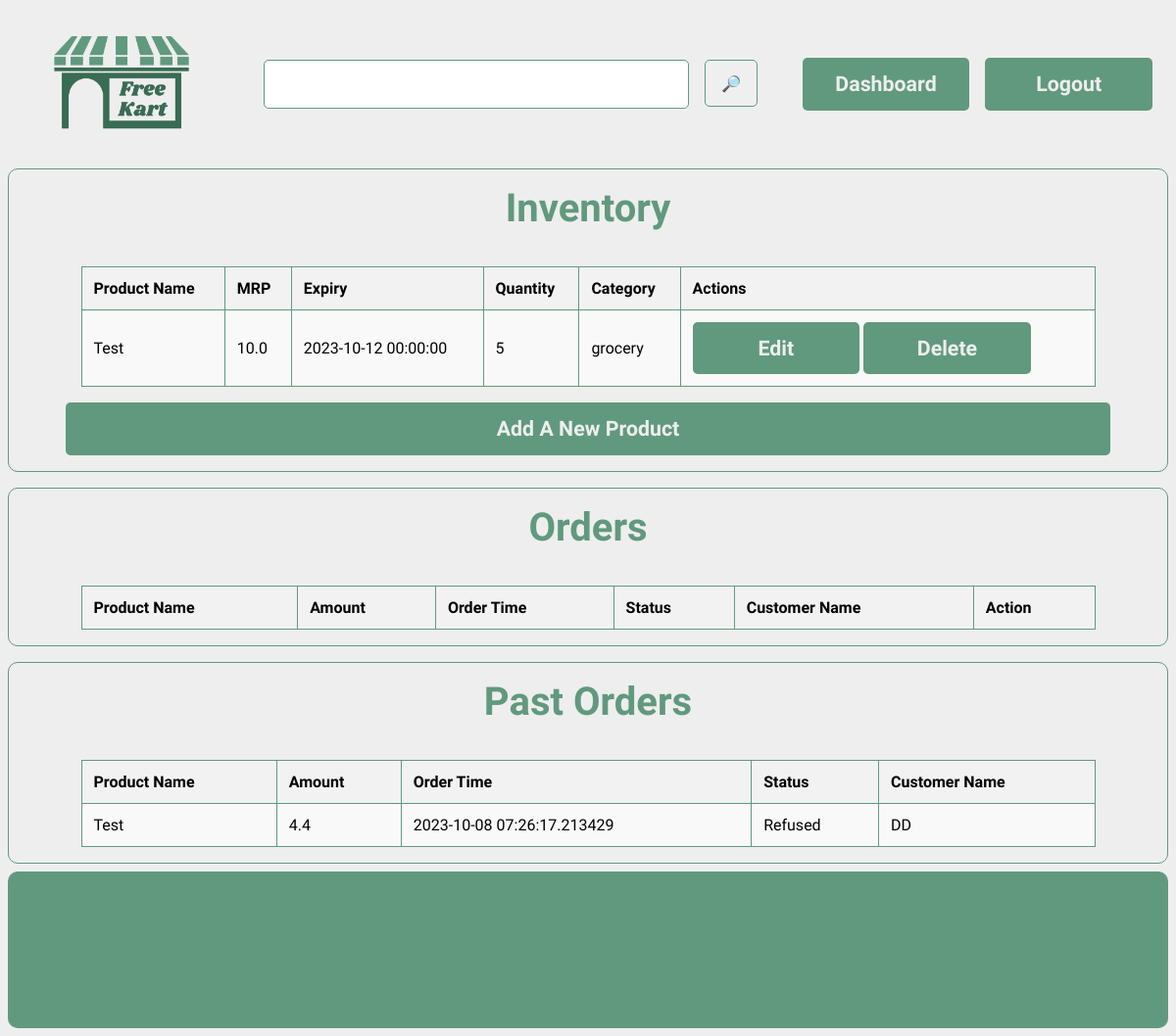
Screenshot of /dashboard/ (signed in) with the database file from the repository.
### models.py (models this page shows, shortened)
class Product(db.Model):
    __tablename__ = "products"
    id = db.Column(db.Integer, primary_key=True, autoincrement=True)
    expiry = db.Column(db.DateTime, nullable=False)
    pic = db.Column(db.String(50), nullable=False, default="")
    name = db.Column(db.String(50), nullable=False)
    quantity = db.Column(db.Integer, nullable=False)
    price = db.Column(db.Float, nullable=False)
    category = db.Column(db.String(25), nullable=False)
    seller_id = db.Column(db.Integer, db.ForeignKey('sellers.id'), nullable=False)

class Order(db.Model):
    __tablename__ = "orders"
    id = db.Column(db.Integer, primary_key=True, autoincrement=True)
    quantity = db.Column(db.Integer, nullable=False)
    amount = db.Column(db.Float, nullable=False)
    timestamp = db.Column(db.DateTime, nullable=False)
    status = db.Column(db.String(25), nullable=False)
    customer_id = db.Column(db.Integer, db.ForeignKey('customers.id'), nullable=False)
    product_id = db.Column(db.Integer, db.ForeignKey('products.id'), nullable=False)

### routes/core.py (the view)
@core.route("/dashboard/")
def dashboard():
    seller = auth_seller()
    if not seller:
        return redirect(url_for('core.root'))
    orders = Order.query.join(Product).filter(Product.seller_id == seller.id).all()
    for order in orders:
        order.product_name = Product.query.get(order.product_id).name
        order.customer_name = Customer.query.get(order.customer_id).name
    return render_template("dashboard.html", seller=seller, orders=orders)

### routes/core.py (called while the page is built)
def auth_seller():
    if 'user_id' not in session or 'type' not in session or session['type'] != 'seller':
        return None
    seller = Seller.query.get(session['user_id'])
    if not seller:
        return None
    return seller

### templates/dashboard.html (shortened to what this page needs)
{% extends "base.html" %}
{% block head %}
<link rel="stylesheet" href="{{
    url_for('static', filename = 'css/dashboard.css')
}}">
{% endblock %}
{% block content %}
<inventory>
    <div class="display">
        <div class="heading">
   Inventory
        </div>
        <div class="products">
            <table>
                <tr>
                    <th>Product Name</th>
                    <th>MRP</th>
                    <th>Expiry</th>
                    <th>Quantity</th>
                    <th>Category</th>
                    <th>Actions</th>
                </tr>
                {% for product in seller.products %}
                <tr>
                    <td>{{ product.name }}</td>
                    <td>{{ product.price }}</td>
                    <td>{{ product.expiry }}</td>
                    <td>{{ product.quantity }}</td>
                    <td>{{ product.category }}</td>
                    <td>
                      <button onclick="window.location = '/dashboard/edit/{{ product.id }}'">Edit</button>
                      <button onclick="window.location = '/dashboard/delete/{{ product.id }}'">Delete</button>
                    </td>
                </tr>
                {% endfor %}
            </table>
        </div>
        <div class="add">
            <button id = 'add' onclick="window.location = '/dashboard/add'">
                Add A New Product
            </button>
        </div>
    </div>
    <div class="display">
        <div class="heading">
          Orders
        </div>
        <div class="products">
    <table>
        <tr>
            <th>Product Name</th>
            <th>Amount</th>
            <th>Order Time</th>
            <th>Status</th>
            <th>Customer Name</th>
            <th>Action</th>
        </tr>
    </table>
        </div>
      </div>
    <div class="display">
        <div class="heading">
          Past Orders
        </div>
        <div class="products">
            <table>
                <tr>
                    <th>Product Name</th>
                    <th>Amount</th>
                    <th>Order Time</th>
                    <th>Status</th>
                    <th>Customer Name</th>
                </tr>
                {% for order in orders %}
                {% if order.status != "Pending" %}
                <tr>
                    <td>{{order.product_name}}</td>
                    <td>{{order.amount}}</td>
                    <td>{{order.timestamp}}</td>
                    <td>{{order.status}}</td>
                    <td>{{order.customer_name}}</td>
                </tr>
                {% endif %}
                {% endfor %}
            </table>
        </div>
      </div>
</inventory>
{% endblock %}

### static/css/global.css (style rules this page uses)
:root { --primary : #61997e; --white : #eeeeee; --content-font : 'Signika Negative' }
html { background-color: var(--white); }
* { margin: none; padding: none; border: none; outline: none; }
body { display: flex; flex-direction: column; gap: 0.5em; }
.display { display: flex; flex-direction: column; align-items: center; gap: 1em; padding: 1em; height: auto; border-radius: 10px; border:1px solid var(--primary); }
.heading { font-family: var(--content-font); font-size: 30pt; font-weight: 700; color: var(--primary); }
button { cursor: pointer; background-color: var(--primary); color: var(--white); font-family: var(--content-font); height: 2.5em; font-weight: bold; border-radius: 5px; font-size: 16pt; width: 8em; }
.products { display: grid; width: 90%; grid-template-columns: repeat(auto-fill, minmax(200px, 1fr)); gap: 2em; }

### static/css/dashboard.css (style rules this page uses)
inventory { display: flex; flex-direction: column; gap: 1em; }
.products { display: flex; }
table { font-family: var(--content-font); border-collapse: collapse; width: 100%; margin-top: 20px; }
th, td { border: 1px solid var(--primary); text-align: left; padding: 12px; }
th { background-color: #f2f2f2; }
tr:nth-child(even) { background-color: #f9f9f9; }
#add { width: 50em; }

### rows the page displays
Product: name "Test", price "10.0", expiry "2023-10-12 00:00:00", quantity "5", category "grocery"
Order: product_name "Test", amount "4.4", timestamp "2023-10-08 07:26:17.213429", status "Refused", customer_name "DD"
